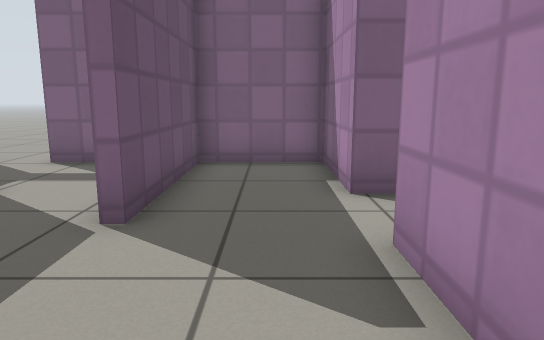
View 1 (above)

15 first-person views from a walk through a world built for the Gazebo simulator. The camera is 0.72 m above the floor, tilts 10° down and sees 70° across. The floor is counted in squares, 0.5 m on a side. Each view is taken from the middle of a square. On the plan, view 1 faces up. The plan holds only what a view shows up to about 16 squares ahead; the rest is blank. Simple patterns stand in for the simulator's built-in surfaces.

View 2
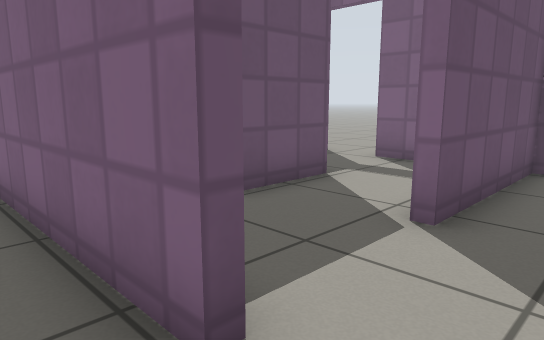

View 3
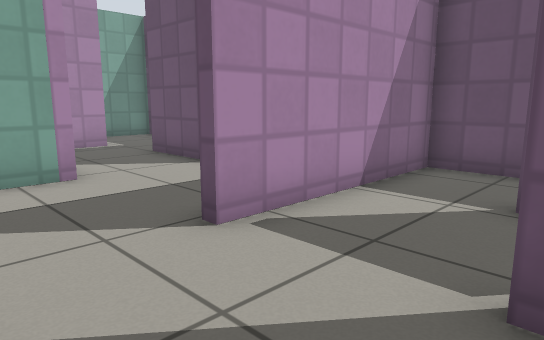

View 4
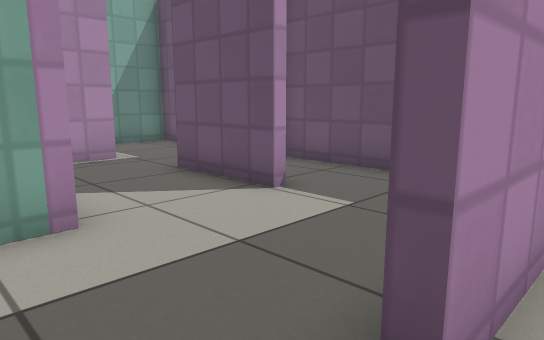

View 5
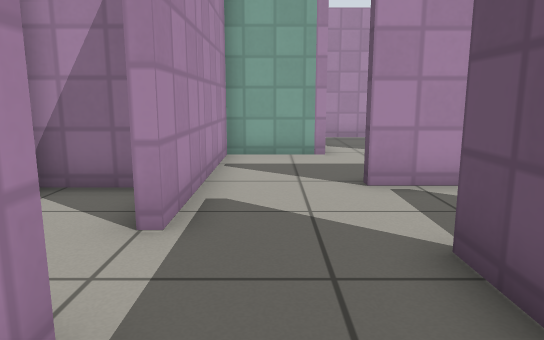

View 6
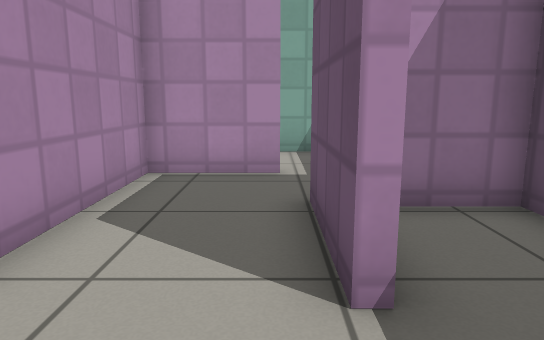

View 7
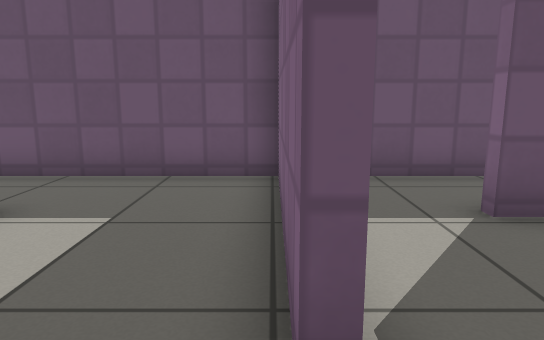

View 8
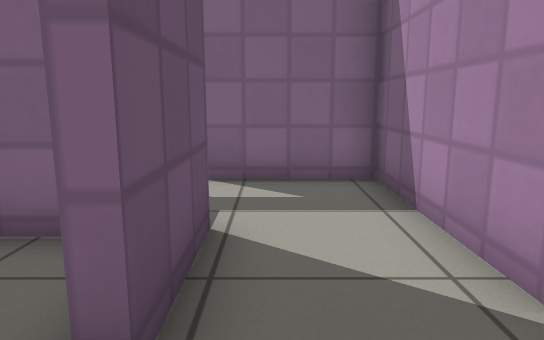

View 9
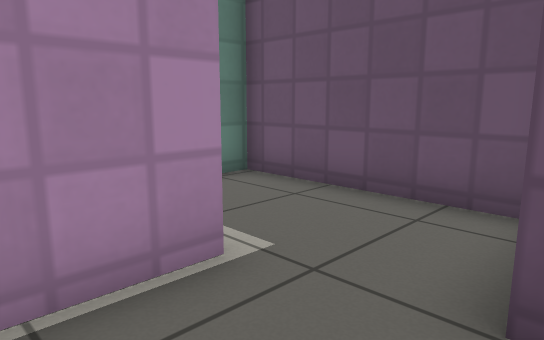

View 10
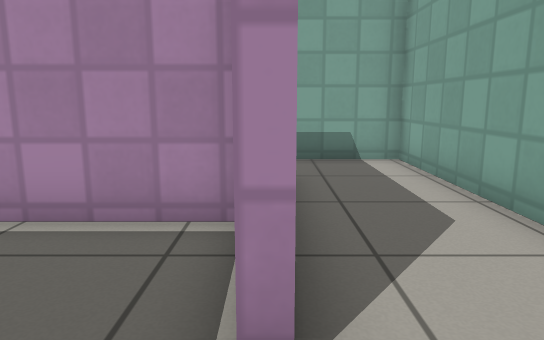

View 11
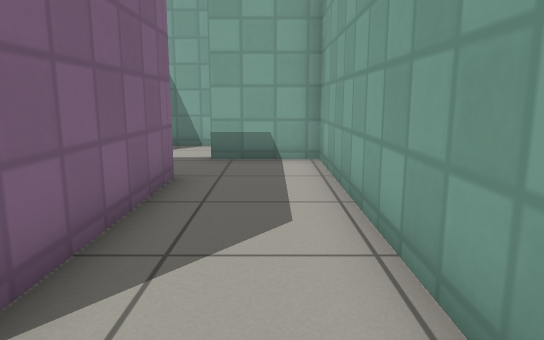

View 12
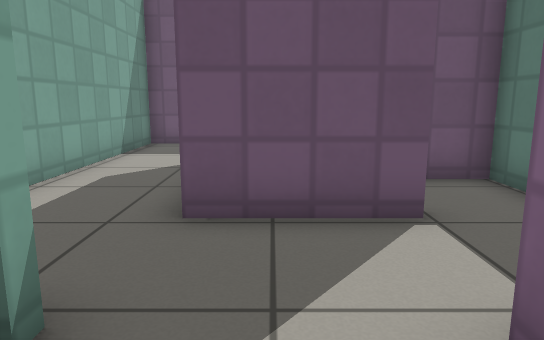

View 13
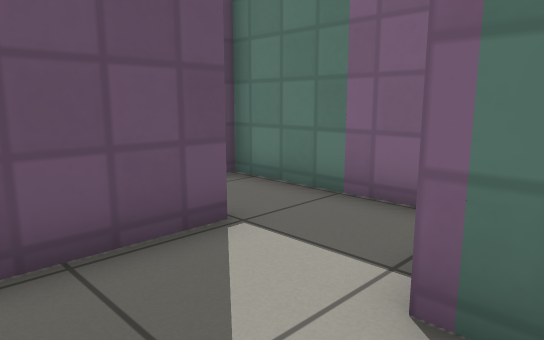

View 14
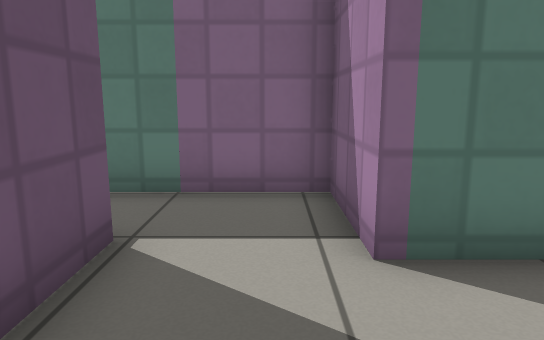

View 15
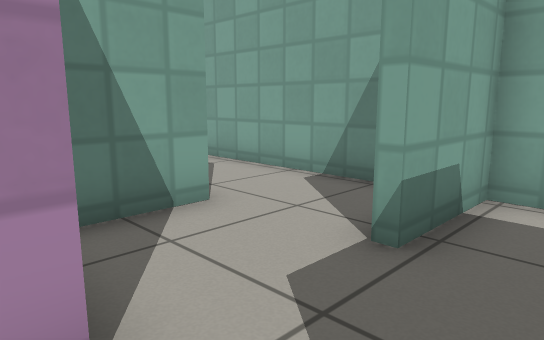

### Floor plan
Points are (right, up) in squares from view 1. A wall is a line through its corners. A room is listed if a view was taken in it or the views show most of it. See-through windows are left out.
Room 1 (views 1, 2, 6, 7, 9)
walls: (-1.5, -2.6) (1.2, -2.6) (1.2, 1.6); (-4.7, -2.5) (-4.7, -5.6); (-1.7, 1.4) (-1.7, 1.1) (-4.4, 1.1); (-4.2, -7.8) (-1.5, -7.8) (-1.5, -3.4); (-7.5, -6) (-7.5, -7.5)
ways out: opening at (-0.5, 1) to room 3; opening at (-5.5, -8) to room 5; opening at (-5, -1) to room 8
Room 2 (view 3)
walls: (1.2, 3.8) (1.6, 3.8); (2, 6) (1.2, 6); (2.2, 1.4) (4, 1.4)
ways out: opening at (1, 4.5) to room 3
Room 3 (views 4, 5)
walls: (1.2, 6) (1.2, 9.2) (-1.7, 9.2) (-1.7, 4.4) (-2, 4.4); (1.2, 1.6) (1.2, 3.8)
ways out: opening at (-0.5, 1) to room 1; opening at (1, 4.5) to room 2; opening at (-2, 3) to room 4
Room 4 (view 8)
walls: (-2, 4.4) (-2, 6.6); (-4.7, 6.4) (-4.7, 3.8); (-4.6, 1.4) (-1.7, 1.4)
ways out: opening at (-2, 3) to room 3; opening at (-3.5, 5.5) to room 9; opening at (-5, 2.5) to room 10
Room 5 (views 10, 11, 14)
walls: (1.3, -5) (1.3, -8.1) (-3.5, -8.1); (-7.5, -7.5) (-7.5, -11.2) (3.7, -11.2) (3.7, -8.5) (4.1, -8.5)
ways out: opening at (-5.5, -8) to room 1; opening at (4, -7.5) to room 6; opening at (2.5, -6) to room 7
Room 6 (views 12, 13)
walls: (6.6, -8.4) (6.6, -6.4); (5.5, -11.2) (10.8, -11.2)
low walls: (5.5, -5.6) (3.9, -5.6)
ways out: opening at (4, -7.5) to room 5
Room 7 (view 15)
walls: (3.9, -5.6) (3.9, -2.9) (1.5, -2.9)
ways out: opening at (2.5, -6) to room 5; opening at (1, -4.5) to room 11
Room 8 (no view inside)
walls: (-4.4, 1.1) (-7.1, 1.1); (-7.5, 1.2) (-7.5, -5.2) (-5.8, -5.2)
ways out: opening at (-5, -1) to room 1
Room 9 (no view inside)
walls: (-2, 6.6) (-2, 9.2) (-5.4, 9.2)
ways out: opening at (-3.5, 5.5) to room 4; open door at (-6.5, 9)
Room 10 (no view inside)
walls: (-4.7, 3.8) (-5.1, 3.8); (-7.5, 5.2) (-7.5, 1.4) (-4.6, 1.4); (-6.2, 6) (-7, 6)
ways out: opening at (-5, 2.5) to room 4
Room 11 (no view inside)
walls: (1.5, -2.9) (-1.2, -2.9) (-1.2, -4.1)
ways out: opening at (1, -4.5) to room 7

Positions as (right, up) in squares from view 1, and headings:
1: (0, 0), facing up
2: (0, 0), facing up-left
3: (1, 5), facing down-left
4: (0, 2), facing down-left
5: (0, 8), facing down
6: (-4, 0), facing down
7: (0, 1), facing left
8: (-4, 2), facing up
9: (-2, -5), facing down-left
10: (-6, -8), facing right
11: (-6, -10), facing right
12: (6, -7), facing left
13: (5, -8), facing up-left
14: (3, -9), facing up
15: (2, -5), facing down-right
